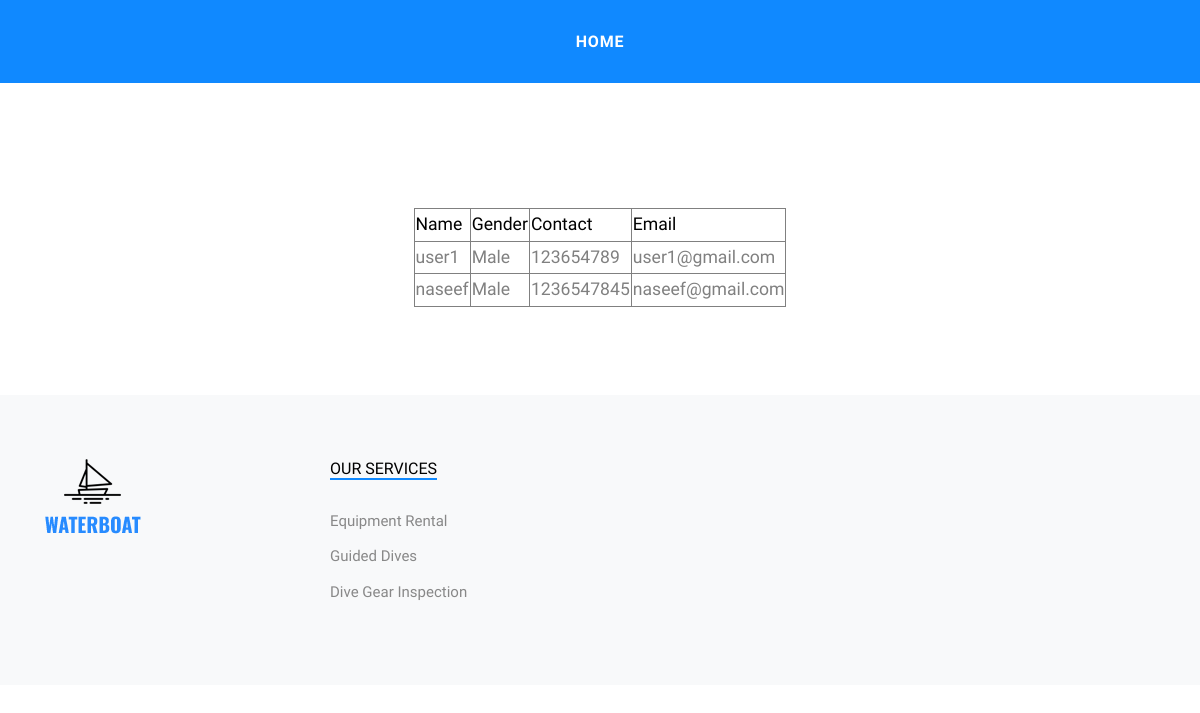
/admin_viewuser, run on an earlier commit of the app's database.
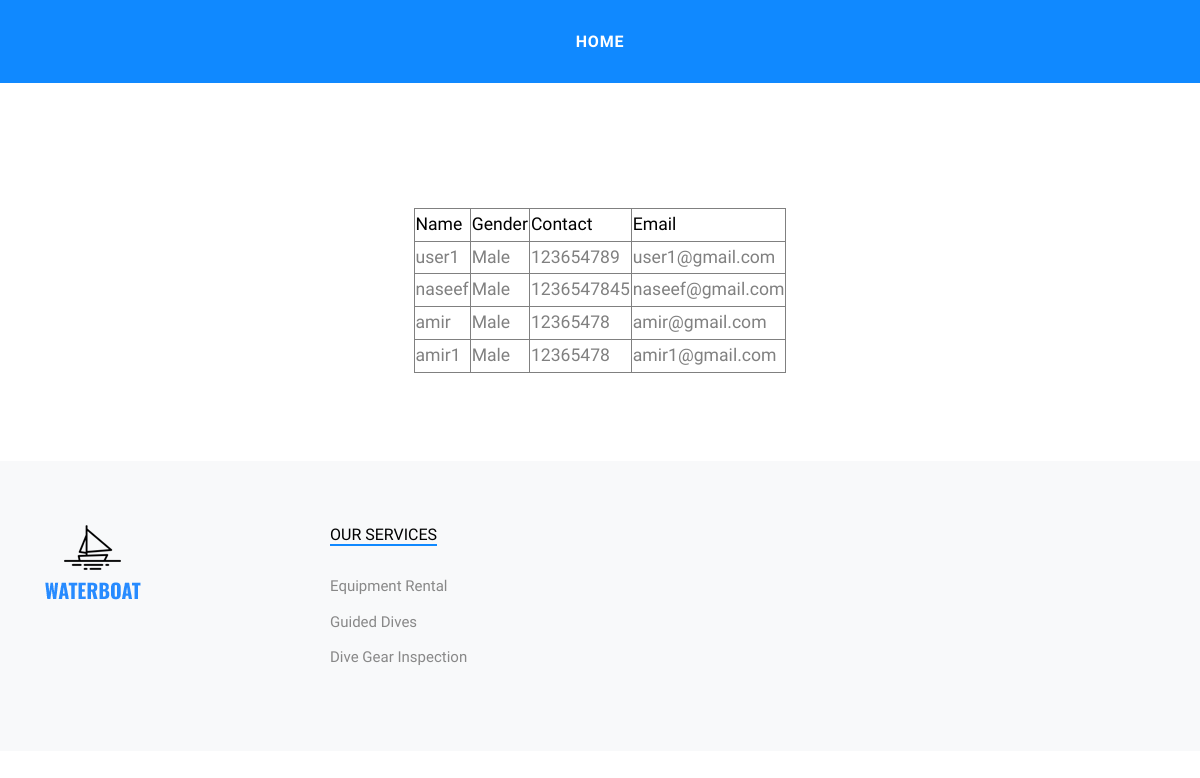
And on a later commit of the database.
### app/models.py (models this page shows)
class userr(models.Model):
    name = models.CharField(max_length=100)
    gender = models.CharField(max_length=100)
    contact = models.CharField(max_length=100)
    email = models.EmailField(max_length=100)
    password = models.CharField(max_length=100)
    user_id = models.ForeignKey(User,on_delete=models.CASCADE)

### app/views.py (the view)
# urls.py: path('admin_viewuser',views.viewuser,name='admin_viewuser'),
def viewuser(request):
    data = userr.objects.all()
    return render(request,'admin_viewuser.html',{'a':data})

### template/admin_viewuser.html (shortened to what this page needs)
<!DOCTYPE html>
<html lang="en">
  {% load static %}
<head>
  <link rel="stylesheet" href="/static/main/fonts/icomoon/style.css">
  <link rel="stylesheet" href="/static/main/css/bootstrap.min.css">
  <link rel="stylesheet" href="/static/main/css/jquery-ui.css">
  <link rel="stylesheet" href="/static/main/css/owl.carousel.min.css">
  <link rel="stylesheet" href="/static/main/css/owl.theme.default.min.css">
  <link rel="stylesheet" href="/static/main/css/owl.theme.default.min.css">
  <link rel="stylesheet" href="/static/main/css/jquery.fancybox.min.css">
  <link rel="stylesheet" href="/static/main/css/bootstrap-datepicker.css">
  <link rel="stylesheet" href="/static/main/fonts/flaticon/font/flaticon.css">
  <link rel="stylesheet" href="/static/main/css/aos.css">
  <link href="/static/main/css/jquery.mb.YTPlayer.min.css" media="all" rel="stylesheet" type="text/css">
  <link rel="stylesheet" href="/static/main/css/style.css">
</head>
<body data-spy="scroll" data-target=".site-navbar-target" data-offset="300">
  <div class="site-wrap">
    <div class="header-top bg-light">
      <div class="site-navbar py-2 js-sticky-header site-navbar-target d-none pl-0 d-lg-block" role="banner">
        <div class="container">
          <div class="d-flex align-items-center">
            <div class="mx-auto">
              <nav class="site-navigation position-relative text-right" role="navigation">
                <ul class="site-menu main-menu js-clone-nav mr-auto d-none pl-0 d-lg-block">
                  <li>
                    <a href="{% url 'admin_homepage' %}" class="nav-link text-left">Home</a>
                  </li>
                </ul>
              </nav>
            </div>
          </div>
        </div>
      </div>
    </div>
    <div class="site-section">
      <br><br><br><br>
<!DOCTYPE html>
<html lang="en">
<head>
</head>
<body>
        <table align="center" border="1">
            <thead style="color: black;" >
              <tr>
                <td>Name</td>
                <td>Gender</td>
                <td>Contact</td>
                <td>Email</td>
            </tr>
            </thead>
            <tbody>
              {% for i in a %}
              <tr>
                <td>{{ i.name }}</td>
                <td>{{ i.gender }}</td>
                <td>{{ i.contact }}</td>
                <td>{{ i.email }}</td>
              </tr>
              {% endfor %}
            </tbody>
        </table>
</body>
</html>
    </div>
    <div class="footer bg-light">
      <div class="container">
        <div class="row">
          <div class="col-lg-3">
            <p class="mb-4"><img src="{% static 'Index/images/logo2.png' %}" alt="Image" class="img-fluid"></p>
          </div>
          <div class="col-lg-3">
            <h3 class="footer-heading"><span>Our Services</span></h3>
            <ul class="list-unstyled">
              <li><a>Equipment Rental</a></li>
              <li><a>Guided Dives</a></li>
              <li><a>Dive Gear Inspection</a></li>
            </ul>
          </div>
        </div>
      </div>
    </div>
  </div>
</body>
</html>

What changed in the data, as far as the page shows it:
added userr: name "amir", gender "Male", contact "12365478", email "amir@gmail.com"
added userr: name "amir1", gender "Male", contact "12365478", email "amir1@gmail.com"
